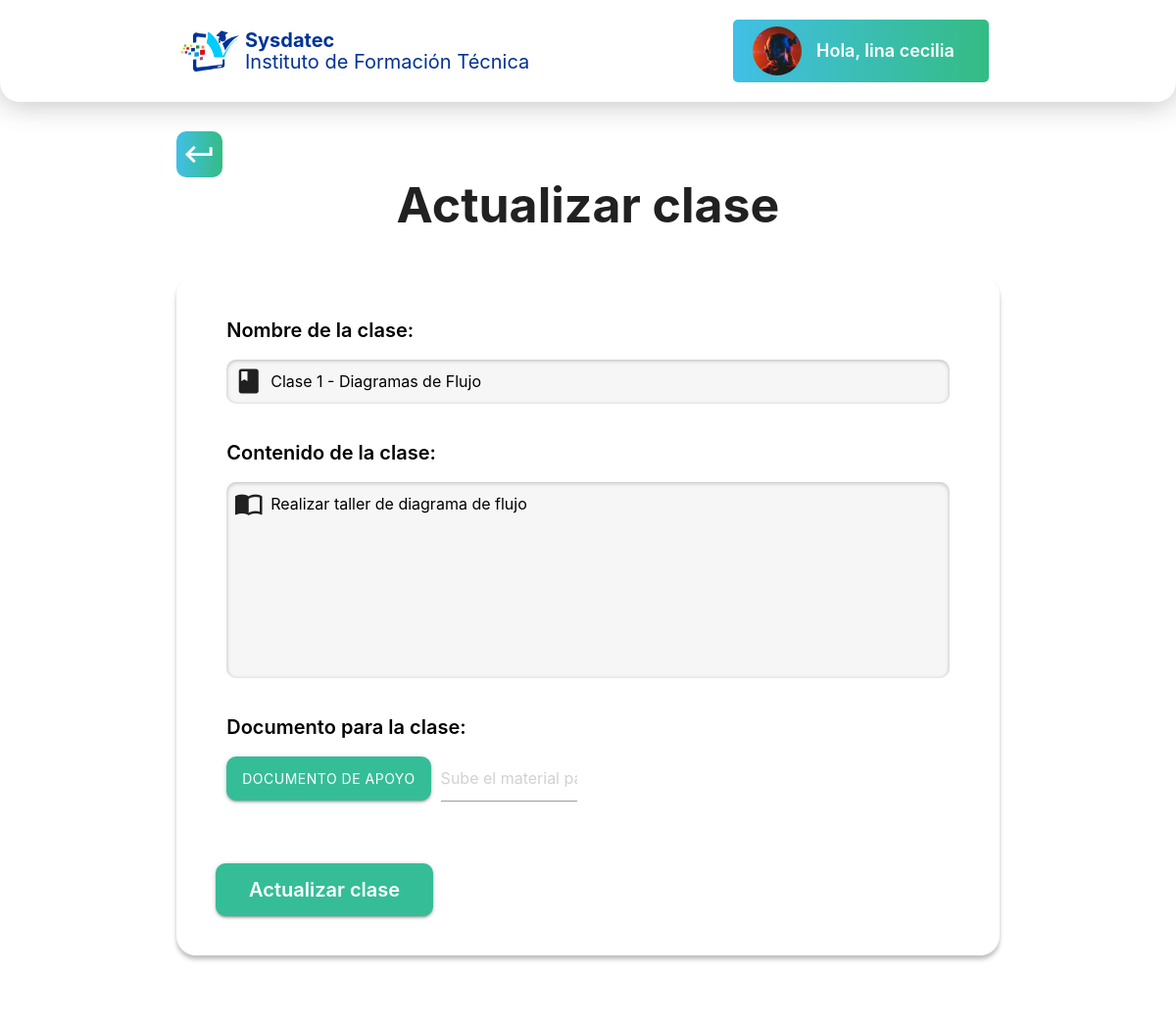
The app's page /editarclase.php?var=8 (signed in) with its own data.
### tables this page shows
CREATE TABLE `usuarios` (
  `id` int(5) NOT NULL,
  `direccionf` varchar(100) NOT NULL,
  `foto` varchar(100) NOT NULL,
  `usuario` varchar(10) NOT NULL,
  `clave` int(10) NOT NULL,
  `correo` varchar(30) NOT NULL,
  `telefono` int(30) NOT NULL,
  `nombre` varchar(30) NOT NULL,
  `apellido` varchar(25) NOT NULL,
  `fecha de nacimiento` date NOT NULL,
  `genero` varchar(2) NOT NULL,
  `nivel` int(3) NOT NULL
);

CREATE TABLE `clases` (
  `Id` int(11) NOT NULL,
  `Nombre_clase` varchar(100) NOT NULL,
  `Info_clase` varchar(100) NOT NULL,
  `Archivo_clase` varchar(100) NOT NULL,
  `Id_materia` int(30) NOT NULL
);

### editarclase.php (the view, shortened to what this page needs)
<?php
include ('config.php');
$sql = "SELECT * FROM `usuarios` WHERE  id='$_SESSION[Id]' ";
$result = $conn->query($sql);
if ($result->num_rows > 0) {
	$row = $result->fetch_assoc();
}
?>
<!doctype html>
<html>
<head>
<?php
  include ('head.php');
?>
</head>
    <body>
      <?php
        include ('header.php');
        if (isset ($_GET['var'])){
            $id=$_GET['var'];
          }
          $sql = "SELECT * FROM clases WHERE id='$id' ";
          $result = $conn->query($sql);
            if ($result->num_rows > 0) {
            $row = $result->fetch_assoc();
            }
	    ?>
      <div class="container registro"><a href="materiasasignadasprofesor.php"><i class="material-icons">keyboard_return</i></a></div>
      <div class="container registros">
        <div class="row center">
          <h1 class="fuente1">
            <span class="text-wrapper">
              <span class="letters">Actualizar clase</span>
            </span>
          </h1>
        </div>
          <div class="row">
        <form class="col s12 form_registro" method="post" action="" enctype="multipart/form-data">
          <div class="row">
          <div class="col s12 caja clase">
           <p class="black-text campos">Nombre de la clase:</p>
            <div class="input-field field">
               <i class="material-icons prefix">book</i>
              <input placeholder="Escriba el nombre de la clase" id="first_name" type="text" class="validate" value="<?php echo $row['Nombre_clase'] ?>" name="titulo" required>
            </div>
          </div>
          </div>
          <div class="row">
           <div class="col s12 caja clase">
            <p class="black-text campos">Contenido de la clase:</p>
            <div class="input-field field contenidoclase">
               <i class="material-icons prefix">import_contacts</i>
               <textarea id="textarea1" class="materialize-textarea" placeholder="Escriba el contenido de la clase" name="contenido"><?php echo $row['Info_clase'] ?></textarea>
            </div>
           </div>
          </div>
         <div class="row">
          <div class="col s6 foto">
           <p class="black-text campos">Documento para la clase:</p>
            <div class="file-field input-field">
              <div class="btn btnfoto">
                <span>Documento de apoyo</span>
              </div>
              <div class="file-path-wrapper">
                <input class="file-path validate" type="text" placeholder="Sube el material para la clase">
              </div>
            </div>
            </div>
          </div>
            <div class="row registro1">
            <div class="left">
             <a class="waves-effect waves-light btn-large shake-slow btninicio"><input type="submit" value="Actualizar clase" name="enviar"></input></a>
            </div>
          </div>
          </div>
        </div>
    </body>
</html>

### header.php
<?php
$nombre_usuario= $row["nombre"] ." ". $row["apellido"];
?>
<nav class="white nav">
  <div class=" container nav-wrapper header">
    <div class="row">
      <div class="col l6 logo_sysdatec">
        <div class="col l2 imagen_sys">
          <img class="responsive-img" src="img/cropped-sysdateclogo-1-1-768x377 1.png">
        </div>
         <div class="col l10 sysdatec">
          <p class="bold">Sysdatec</p>
          <p>Instituto de Formación Técnica</p>
        </div>
      </div>
      <ul id="nav-mobile" class="right hide-on-med-and-down col l6 nombre_usuario">
        <li>
          <img src="Imagenes perfil/<?php echo $row["foto"]?>" class="responsive-img" width="auto">
          <a href="Perfil.php">Hola, <?php echo $nombre_usuario ?></a>
        </li>
      </ul>
    </div>
  </div>
</nav>

### Css/1.css (style rules this page uses)
html { height: 100%; }
.header .row { margin-bottom: 0px; align-items: center; display: flex; }
.logo_sysdatec { display: flex; padding: 0!important; }
.sysdatec { margin: auto 0; padding: 0!important; }
.sysdatec p { margin: 0; line-height: 22px; color: #003395; font-size: 20px; }
.sysdatec .bold { font-weight: bold; }
.nombre_usuario { display: flex; align-content: center; justify-content: end; font-weight: 600; }
.nombre_usuario li { background: linear-gradient(to right, #42BFE6, #34BC83); padding: 7px 20px; border-radius: 5px; line-height: 30px; display: flex; align-items: center; }
.nombre_usuario li img { width: 50px; border-radius: 50%; }
.nombre_usuario li a { font-size: 18px; }
.nav { padding: 20px 0; height: auto; box-shadow: 0px 2px 30px rgba(0, 0, 0, 0.25); border-radius: 0 0 20px 20px; }
.imagen_sys { display: flex; padding: 0!important; }
.btninicio { background-color: #35BD98; border-radius: 10px; text-transform: none; font-size: 20px; margin-top: 20px; }
.btninicio input { color: white; font-weight: 600; }
.campos { font-weight: 600; font-size: 20px; margin: 0; padding: 0!important; }
.field { background: #F6F6F6; border-radius: 10px; box-shadow: inset 0px 1px 4px rgb(0 0 0 / 25%); }
.field input { margin-bottom: 0!important; border: 0!important; }
.fuente1 { font-size: 50px; font-weight: 700; margin-top: 50px; }
.registro { padding-top: 30px; }
.registro i { font-size: 35px; color: #ffffff; background: linear-gradient(to right, #42BFE6, #34BC83); border-radius: 10px; padding: 6px; }
.registros .fuente1 { margin-top: 0px; }
.form_registro { box-shadow: 0px 4px 4px rgba(0, 0, 0, 0.25); border-radius: 20px; padding: 40px!important; margin-bottom: 70px; }
.form_registro .caja { margin-right: 22px; width: 47.666667%!important; }
.form_registro .caja i { text-align: center; }
.form_registro .row { margin-left: 0; margin-right: 0; }
.form_registro .btnfoto { background-color: #35BD98; border-radius: 10px; }
.form_registro .registro1 { margin-bottom: 0; }
.caja.clase { width:100%!important; }
.contenidoclase { height: 200px; }
.contenidoclase textarea { border: none!important; }

### records on screen
usuarios: foto (picture), nombre_usuario "lina cecilia"
clases: titulo "Clase 1 - Diagramas de Flujo", contenido "Realizar taller de diagrama de flujo"
